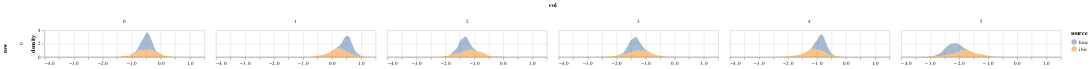

Write notebook code for a chart like this one.
### Code cell
param = 'alpha'
df = get_post_df(ps[param]) 
df['source'] = 'hmc'
df2 = get_post_df(particles.particles[param])
df2['source'] = 'ibis'
plot_density(pd.concat([df,df2]))

### Figure 1 — Vega-Lite specification as saved in the notebook (floating-point values rounded to 4 significant figures; data arrays with more than 128 entries replaced by an {"elided": "..."} marker saying what was removed)
{"config": {"view": {"continuousWidth": 400, "continuousHeight": 300}}, "data": {"name": "data-b52a02831da7485e9c9fdc76f14c37fe"}, "mark": {"type": "area", "opacity": 0.5}, "encoding": {"color": {"type": "nominal", "field": "source"}, "column": {"type": "quantitative", "field": "col"}, "row": {"type": "quantitative", "field": "row"}, "x": {"type": "quantitative", "field": "value", "title": null}, "y": {"type": "quantitative", "field": "density"}}, "height": 50, "resolve": {"scale": {"x": "independent"}}, "transform": [{"fold": ["value"]}, {"density": "value", "groupby": ["cn", "row", "col", "source"]}], "width": 300, "$schema": "https://vega.github.io/schema/vega-lite/v4.8.1.json", "datasets": {"data-b52a02831da7485e9c9fdc76f14c37fe": {"elided": "12000 records"}}}
